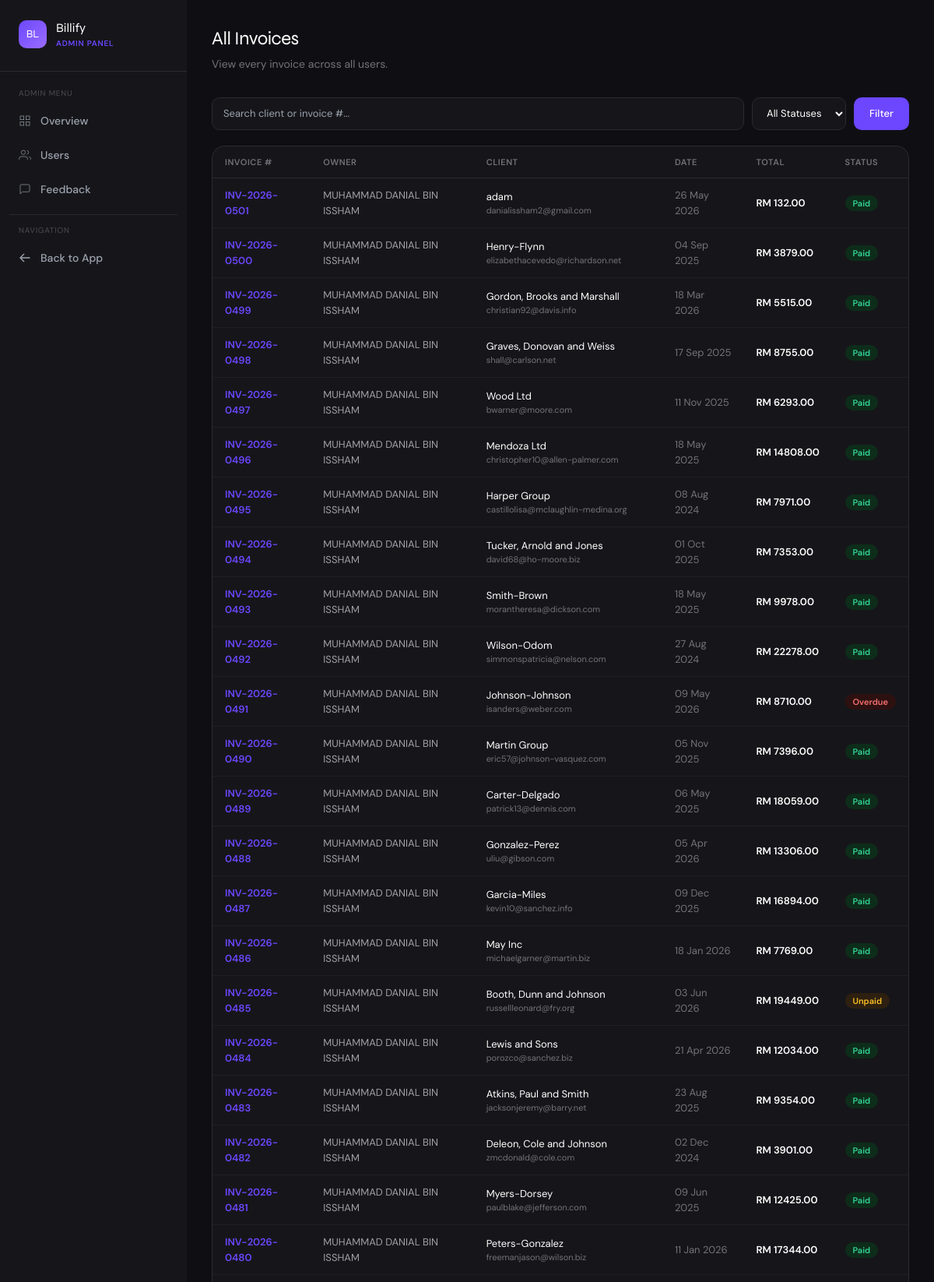
Screenshot of /admin/invoices (signed in, upper part) with the database file from the repository.
### app.py (models this page shows)
class Invoice(db.Model):
    id = db.Column(db.Integer, primary_key=True)
    invoice_number = db.Column(db.String(20), unique=True, nullable=False)
    client_name = db.Column(db.String(100), nullable=False)
    client_email = db.Column(db.String(120))
    client_address = db.Column(db.Text)
    issue_date = db.Column(db.Date, nullable=False, default=date.today)
    due_date = db.Column(db.Date, nullable=False)
    status = db.Column(db.String(20), default='Draft')
    subtotal = db.Column(db.Float, default=0.0)
    tax_percent = db.Column(db.Float, default=0.0)
    tax_amount = db.Column(db.Float, default=0.0)
    total = db.Column(db.Float, default=0.0)
    notes = db.Column(db.Text)
    user_id = db.Column(db.Integer, db.ForeignKey('user.id'), nullable=False)
    created_at = db.Column(db.DateTime, default=datetime.utcnow)
    items = db.relationship('InvoiceItem', backref='invoice', lazy=True, cascade='all, delete-orphan')

class User(UserMixin, db.Model):
    id = db.Column(db.Integer, primary_key=True)
    name = db.Column(db.String(100), nullable=False)
    email = db.Column(db.String(120), unique=True, nullable=False)
    password = db.Column(db.String(200), nullable=False)
    company = db.Column(db.String(100))
    is_admin = db.Column(db.Boolean, default=False)
    is_active_account = db.Column(db.Boolean, default=True)
    created_at = db.Column(db.DateTime, default=datetime.utcnow)
    invoices = db.relationship('Invoice', backref='owner', lazy=True)

### app.py (the view)
@app.route('/admin/invoices')
@login_required
@admin_required
def admin_invoices():
    search = request.args.get('search', '').strip()
    status_filter = request.args.get('status', '')
    query = Invoice.query
    if search:
        query = query.filter(db.or_(
            Invoice.client_name.ilike(f'%{search}%'),
            Invoice.invoice_number.ilike(f'%{search}%')
        ))
    if status_filter:
        query = query.filter_by(status=status_filter)
    invoices = query.order_by(Invoice.created_at.desc()).all()
    return render_template('admin/invoices.html', invoices=invoices, search=search, status_filter=status_filter)

### app.py (called while the page is built)
@app.after_request
def add_security_headers(response):
    response.headers['X-Content-Type-Options'] = 'nosniff'
    response.headers['X-Frame-Options'] = 'SAMEORIGIN'
    response.headers['X-XSS-Protection'] = '1; mode=block'
    response.headers['Referrer-Policy'] = 'strict-origin-when-cross-origin'
    return response

@login_manager.user_loader
def load_user(user_id):
    return User.query.get(int(user_id))

def admin_required(f):
    @wraps(f)
    def decorated(*args, **kwargs):
        if not current_user.is_authenticated or not current_user.is_admin:
            flash('Admin access required.', 'error')
            return redirect(url_for('dashboard'))
        return f(*args, **kwargs)
    return decorated

### templates/admin/invoices.html (shortened to what this page needs)
{% extends 'admin/base.html' %}
{% block content %}
<div class="mb-8">
  <h2 class="font-display font-700" style="font-size:24px;letter-spacing:-0.5px;color:white;">All Invoices</h2>
  <p style="color:#72727a;font-size:14px;margin-top:4px;">View every invoice across all users.</p>
</div>
<form method="GET" style="margin-bottom:20px;display:flex;gap:10px;flex-wrap:wrap;">
  <input type="text" name="search" value="{{ search }}" placeholder="Search client or invoice #..."
    style="flex:1;min-width:200px;background:#16161a;border:1px solid #2a2a30;border-radius:10px;padding:10px 14px;font-size:13px;color:white;outline:none;"
    onfocus="this.style.borderColor='#6c47ff'" onblur="this.style.borderColor='#2a2a30'" />
  <select name="status" style="background:#16161a;border:1px solid #2a2a30;border-radius:10px;padding:10px 14px;font-size:13px;color:white;outline:none;cursor:pointer;">
    <option value="">All Statuses</option>
  </select>
  <button type="submit" class="btn-primary" style="padding:10px 20px;font-size:13px;">Filter</button>
</form>
<div style="background:#16161a;border:1px solid #2a2a30;border-radius:16px;overflow:hidden;">
  {% if invoices %}
  <div style="overflow-x:auto;">
    <table style="width:100%;font-size:13px;border-collapse:collapse;">
      <thead>
        <tr style="border-bottom:1px solid #2a2a30;">
          {% for col in ['Invoice #', 'Owner', 'Client', 'Date', 'Total', 'Status'] %}
          <th style="padding:12px 16px;text-align:left;font-size:11px;font-weight:600;color:#72727a;text-transform:uppercase;letter-spacing:0.05em;">{{ col }}</th>
          {% endfor %}
        </tr>
      </thead>
      <tbody>
        {% for inv in invoices %}
        <tr style="border-bottom:1px solid #1e1e24;" onmouseover="this.style.background='#1e1e24'" onmouseout="this.style.background='transparent'">
          <td style="padding:12px 16px;font-weight:600;color:#6c47ff;">{{ inv.invoice_number }}</td>
          <td style="padding:12px 16px;color:#a0a0a8;">{{ inv.owner.name }}</td>
          <td style="padding:12px 16px;">
            <div style="color:white;">{{ inv.client_name }}</div>
            {% if inv.client_email %}<div style="font-size:11px;color:#72727a;">{{ inv.client_email }}</div>{% endif %}
          </td>
          <td style="padding:12px 16px;color:#72727a;">{{ inv.issue_date.strftime('%d %b %Y') }}</td>
          <td style="padding:12px 16px;font-weight:600;color:white;">RM {{ "%.2f"|format(inv.total) }}</td>
          <td style="padding:12px 16px;">
            <span style="padding:3px 10px;border-radius:20px;font-size:11px;font-weight:600;
              {% if inv.status == 'Paid' %}background:#0d2d1a;color:#34d399;
              {% elif inv.status == 'Overdue' %}background:#2d1010;color:#f87171;
              {% elif inv.status == 'Unpaid' %}background:#2d2010;color:#fbbf24;
              {% else %}background:#1e1e24;color:#72727a;{% endif %}">
              {{ inv.status }}
            </span>
          </td>
        </tr>
        {% endfor %}
      </tbody>
    </table>
  </div>
  {% else %}
  <div style="padding:60px;text-align:center;color:#72727a;font-size:14px;">No invoices found.</div>
  {% endif %}
</div>
{% endblock %}

### templates/admin/base.html (style rules this page uses)
* { font-family: 'DM Sans', sans-serif; }
.font-display { font-family: 'Syne', sans-serif; }
:root { --accent: #6c47ff; --accent-dark: #4a2fe0; --surface: #f7f7fb; --card: #ffffff; --border: #ebebf0; --text: #16161a; --muted: #72727a; }
.btn-primary { background: var(--accent); color: white; border-radius: 10px; font-weight: 500; transition: all 0.15s; border: none; cursor: pointer; }

### rows the page displays
Invoice: invoice_number "INV-2026-0501", owner.name "MUHAMMAD DANIAL BIN ISSHAM", client_name "adam", client_email "danialissham2@gmail.com", issue_date "26 May 2026", total "132.00", status "Paid"
Invoice: invoice_number "INV-2026-0500", owner.name "MUHAMMAD DANIAL BIN ISSHAM", client_name "Henry-Flynn", client_email "elizabethacevedo@richardson.net", issue_date "04 Sep 2025", total "3879.00", status "Paid"
Invoice: invoice_number "INV-2026-0499", owner.name "MUHAMMAD DANIAL BIN ISSHAM", client_name "Gordon, Brooks and Marshall", client_email "christian92@davis.info", issue_date "18 Mar 2026", total "5515.00", status "Paid"
Invoice: invoice_number "INV-2026-0498", owner.name "MUHAMMAD DANIAL BIN ISSHAM", client_name "Graves, Donovan and Weiss", client_email "shall@carlson.net", issue_date "17 Sep 2025", total "8755.00", status "Paid"
Invoice: invoice_number "INV-2026-0497", owner.name "MUHAMMAD DANIAL BIN ISSHAM", client_name "Wood Ltd", client_email "bwarner@moore.com", issue_date "11 Nov 2025", total "6293.00", status "Paid"
Invoice: invoice_number "INV-2026-0496", owner.name "MUHAMMAD DANIAL BIN ISSHAM", client_name "Mendoza Ltd", client_email "christopher10@allen-palmer.com", issue_date "18 May 2025", total "14808.00", status "Paid"
Invoice: invoice_number "INV-2026-0495", owner.name "MUHAMMAD DANIAL BIN ISSHAM", client_name "Harper Group", client_email "castillolisa@mclaughlin-medina.org", issue_date "08 Aug 2024", total "7971.00", status "Paid"
Invoice: invoice_number "INV-2026-0494", owner.name "MUHAMMAD DANIAL BIN ISSHAM", client_name "Tucker, Arnold and Jones", client_email "david68@ho-moore.biz", issue_date "01 Oct 2025", total "7353.00", status "Paid"
Invoice: invoice_number "INV-2026-0493", owner.name "MUHAMMAD DANIAL BIN ISSHAM", client_name "Smith-Brown", client_email "morantheresa@dickson.com", issue_date "18 May 2025", total "9978.00", status "Paid"
Invoice: invoice_number "INV-2026-0492", owner.name "MUHAMMAD DANIAL BIN ISSHAM", client_name "Wilson-Odom", client_email "simmonspatricia@nelson.com", issue_date "27 Aug 2024", total "22278.00", status "Paid"
Invoice: invoice_number "INV-2026-0491", owner.name "MUHAMMAD DANIAL BIN ISSHAM", client_name "Johnson-Johnson", client_email "isanders@weber.com", issue_date "09 May 2026", total "8710.00", status "Overdue"
Invoice: invoice_number "INV-2026-0490", owner.name "MUHAMMAD DANIAL BIN ISSHAM", client_name "Martin Group", client_email "eric57@johnson-vasquez.com", issue_date "05 Nov 2025", total "7396.00", status "Paid"
Invoice: invoice_number "INV-2026-0489", owner.name "MUHAMMAD DANIAL BIN ISSHAM", client_name "Carter-Delgado", client_email "patrick13@dennis.com", issue_date "06 May 2025", total "18059.00", status "Paid"
Invoice: invoice_number "INV-2026-0488", owner.name "MUHAMMAD DANIAL BIN ISSHAM", client_name "Gonzalez-Perez", client_email "uliu@gibson.com", issue_date "05 Apr 2026", total "13306.00", status "Paid"
Invoice: invoice_number "INV-2026-0487", owner.name "MUHAMMAD DANIAL BIN ISSHAM", client_name "Garcia-Miles", client_email "kevin10@sanchez.info", issue_date "09 Dec 2025", total "16894.00", status "Paid"
Invoice: invoice_number "INV-2026-0486", owner.name "MUHAMMAD DANIAL BIN ISSHAM", client_name "May Inc", client_email "michaelgarner@martin.biz", issue_date "18 Jan 2026", total "7769.00", status "Paid"
Invoice: invoice_number "INV-2026-0485", owner.name "MUHAMMAD DANIAL BIN ISSHAM", client_name "Booth, Dunn and Johnson", client_email "russellleonard@fry.org", issue_date "03 Jun 2026", total "19449.00", status "Unpaid"
Invoice: invoice_number "INV-2026-0484", owner.name "MUHAMMAD DANIAL BIN ISSHAM", client_name "Lewis and Sons", client_email "porozco@sanchez.biz", issue_date "21 Apr 2026", total "12034.00", status "Paid"
Invoice: invoice_number "INV-2026-0483", owner.name "MUHAMMAD DANIAL BIN ISSHAM", client_name "Atkins, Paul and Smith", client_email "jacksonjeremy@barry.net", issue_date "23 Aug 2025", total "9354.00", status "Paid"
Invoice: invoice_number "INV-2026-0482", owner.name "MUHAMMAD DANIAL BIN ISSHAM", client_name "Deleon, Cole and Johnson", client_email "zmcdonald@cole.com", issue_date "02 Dec 2024", total "3901.00", status "Paid"
Invoice: invoice_number "INV-2026-0481", owner.name "MUHAMMAD DANIAL BIN ISSHAM", client_name "Myers-Dorsey", client_email "paulblake@jefferson.com", issue_date "09 Jun 2025", total "12425.00", status "Paid"
Invoice: invoice_number "INV-2026-0480", owner.name "MUHAMMAD DANIAL BIN ISSHAM", client_name "Peters-Gonzalez", client_email "freemanjason@wilson.biz", issue_date "11 Jan 2026", total "17344.00", status "Paid"

### other values shown
{{ col }} "INVOICE #" "OWNER" "CLIENT" "DATE" "TOTAL" "STATUS"
